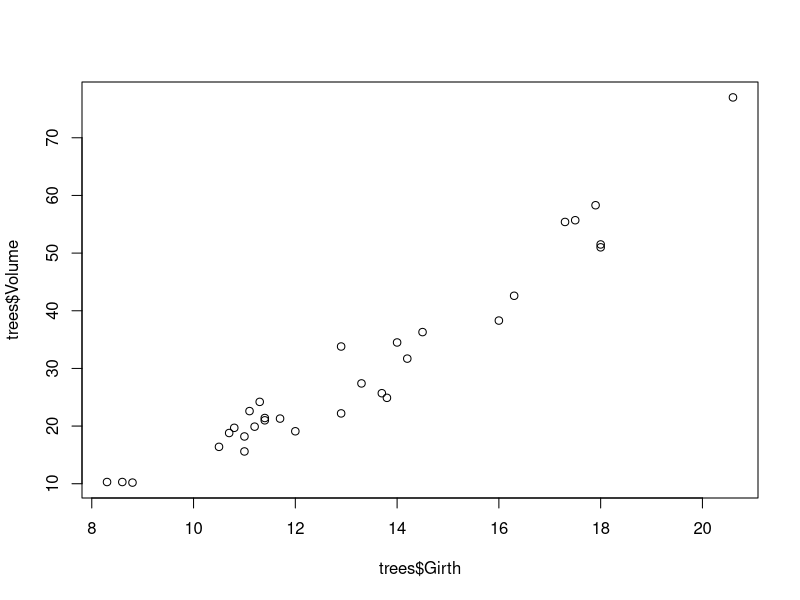
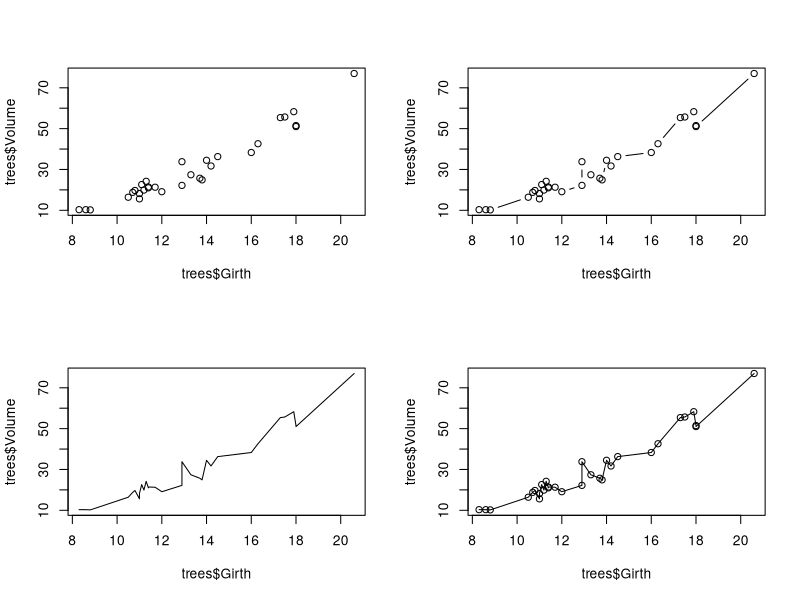
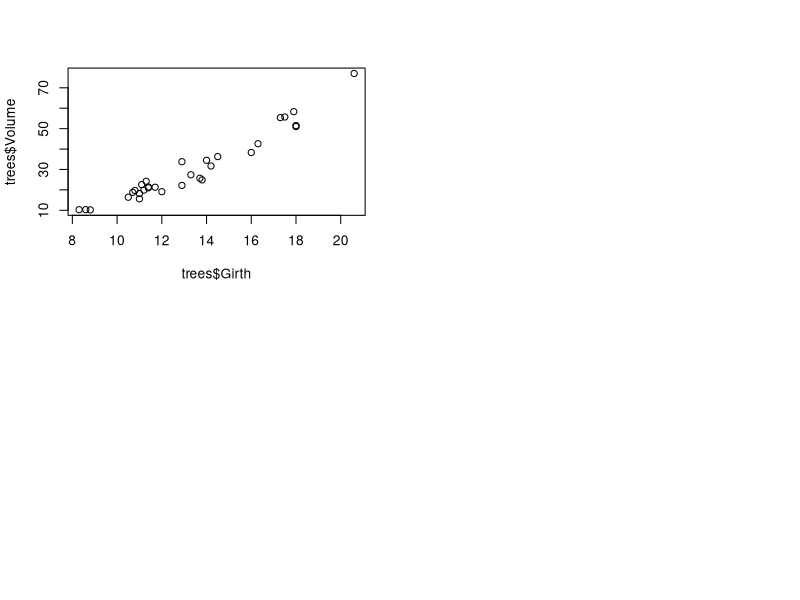
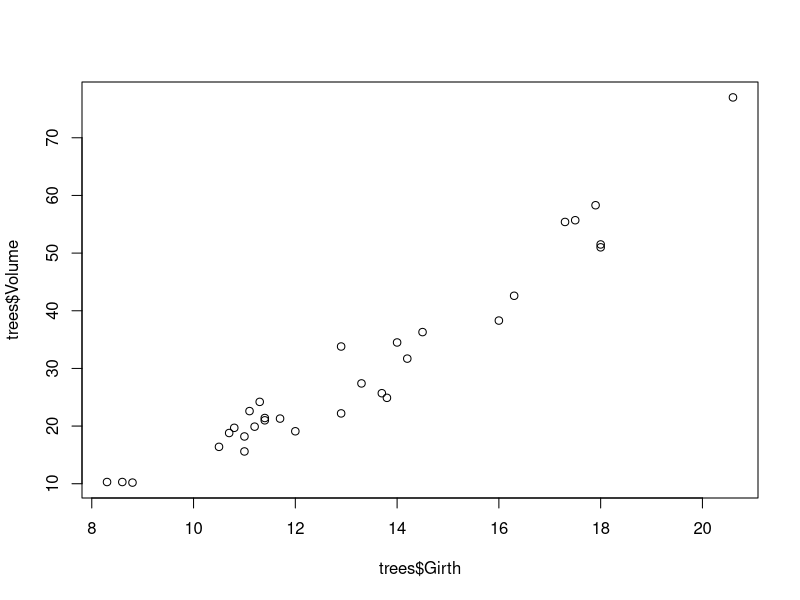
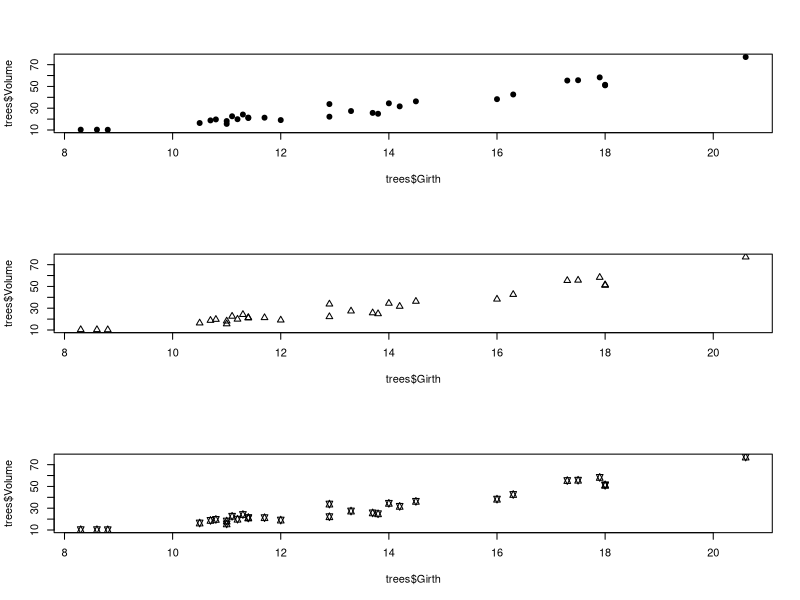
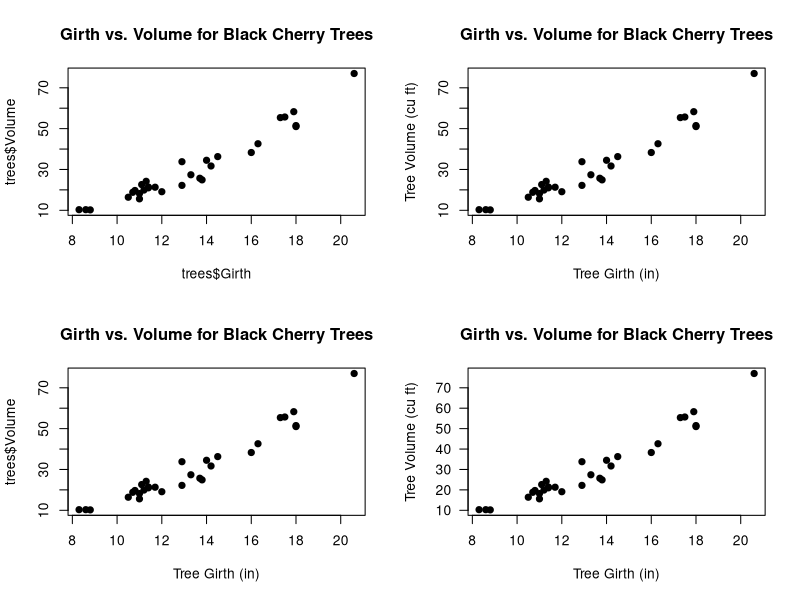
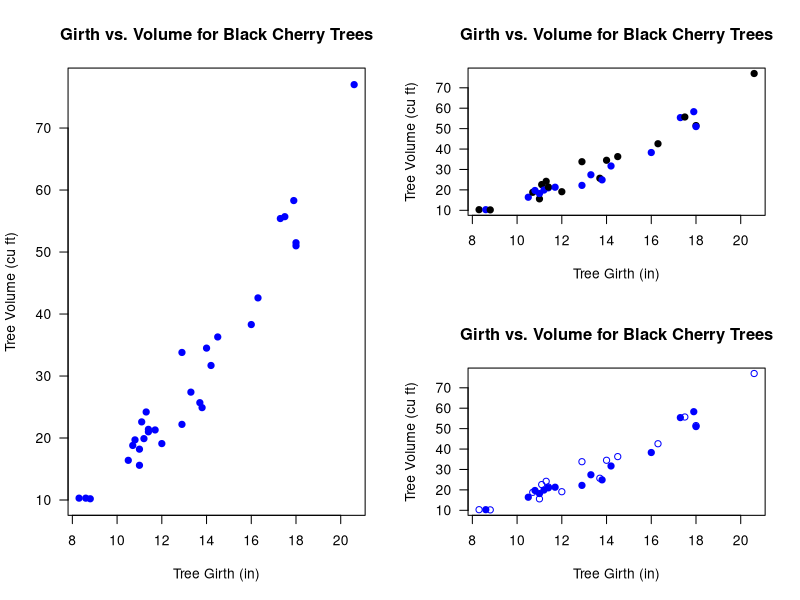
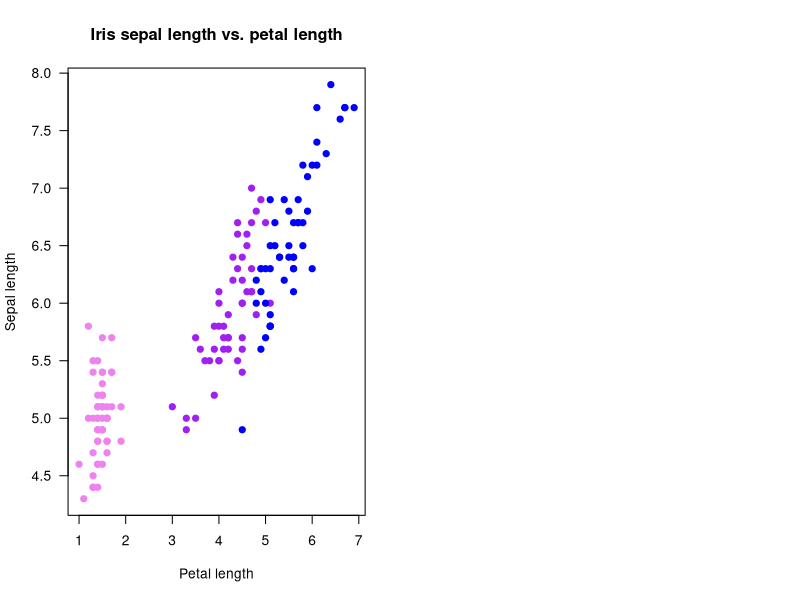

Reproduce these figures in R, in order.

##################################################
####                                          ####  
####  R Bootcamp #1, Module 3                 ####
####                                          #### 
####   University of Nevada, Reno             ####
####                                          #### 
##################################################

## NOTE: this module borrows heavily from an R short-course developed by a team at Colorado State University. 
   # Thanks to Perry Williams for allowing us to use these materials!!
   # Thanks to John Tipton at CSU for developing much of this module (plotting in R)!

############################################
####  Data visualization and statistics ####
############################################


# ?trees      # description of built in dataset  (uncomment to run)

dim(trees)   # Show the dimension of the trees dataframe                                              

str(trees)   # Show the structure of the trees dataframe

head(trees)   # Show the first few observations of the trees dataframe


# Access the columns 
trees$Girth     
trees$Volume


plot(x=trees$Girth, y=trees$Volume)    # use R's built-in "trees" dataset: ?trees


?par

par()   # view the default graphical parameters (can be kind of overwhelming!)


# Use "layout" to define a 2 row x 2 column matrix with elements 1, 2, 3, and 4.
# This divides the image into four sections and then fills these with the plot function
layout(matrix(1:4, nrow=2, ncol=2))

# layout.show(n=4)   # uncomment to run

plot(x=trees$Girth, y=trees$Volume)             # points
plot(x=trees$Girth, y=trees$Volume, type="l")   # lines
plot(x=trees$Girth, y=trees$Volume, type="b")   # both
plot(x=trees$Girth, y=trees$Volume, type="o")   # both with conected lines


plot(x=trees$Girth, y=trees$Volume)             ## The plot is still in 4 parts

graphics.off()                                  ## now the plot is reset!

# layout(1)   # (alternative way to reset back to a single plot)

plot(x=trees$Girth, y=trees$Volume)             ## The plot is still in 4 parts



# Use layout to define a 3 row x 1 column matrix with elements 1, 2, and 3.
# This divides the image into three sections and then fills these with the plot function
layout(matrix(1:3, nrow=3, ncol=1))

# pch: 'plotting character' changes the type of point that is used (default is an open circle)!
plot(x=trees$Girth, y=trees$Volume, pch=19)     # filled point
plot(x=trees$Girth, y=trees$Volume, pch=2)      # open triangle
plot(x=trees$Girth, y=trees$Volume, pch=11)     # star


layout(matrix(1:4, 2, 2))
# main: adds a title
plot(x=trees$Girth, y=trees$Volume, pch=19, 
     main="Girth vs. Volume for Black Cherry Trees")

# xlab: adds an x axis label
plot(x=trees$Girth, y=trees$Volume, pch=19, 
     main="Girth vs. Volume for Black Cherry Trees", 
     xlab="Tree Girth (in)")

# ylab: adds a y axis label
plot(x=trees$Girth, y=trees$Volume, pch=19, 
     main="Girth vs. Volume for Black Cherry Trees", 
     xlab="Tree Girth (in)", ylab="Tree Volume (cu ft)")

# las: rotates axis labels; las=1 makes them all parallel to reading direction
plot(x=trees$Girth, y=trees$Volume, pch=19, 
     main="Girth vs. Volume for Black Cherry Trees", 
     xlab="Tree Girth (in)", ylab="Tree Volume (cu ft)", 
     las=1)


# Use layout to define a 2 row x 2 column matrix with elements 1, 1, 2, and 3.
# This divides the image into four sections but fills the first two sections
# with the first plot and then fills these next two sections with the final two plots
layout(matrix(c(1, 1, 2, 3), nrow=2, ncol=2))
# layout.show(3)

# col: select a color for the plotting characters
plot(x=trees$Girth, y=trees$Volume, pch=19, 
     main="Girth vs. Volume for Black Cherry Trees",
     xlab="Tree Girth (in)", ylab="Tree Volume (cu ft)",
     las=1, col="blue")

# We can use the c() function to make a vector and have several colors, plotting characters, etc. per plot.
# We start with alternating colors for each point
plot(x=trees$Girth, y=trees$Volume, pch=19, 
     main="Girth vs. Volume for Black Cherry Trees",
     xlab="Tree Girth (in)", ylab="Tree Volume (cu ft)", 
     las=1, col=c("black", "blue"))

# And we can also alternate the plotting symbol at each point.
plot(x=trees$Girth, y=trees$Volume, pch=c(1,19), 
     main="Girth vs. Volume for Black Cherry Trees", 
     xlab="Tree Girth (in)", ylab="Tree Volume (cu ft)", 
     las=1, col="blue")


?iris
head(iris)     # display first few rows of data
dim(iris)      # dimensionality of the data
str(iris)      # details of the data structure


plot.colors <- c("violet", "purple", "blue")   # define the colors for representing species ID


names(plot.colors) <- levels(iris$Species)   # the "levels()" function returns all unique labels for any "factor" variable    
plot.colors


# generate a vector of colors for our plot (one color for each observation)

indices <- match(iris$Species,names(plot.colors))   # the "match()" function goes through each element of the first vector and finds the matching index in the second vector         
color.vector <- plot.colors[indices]



plot(x=iris$Petal.Length, y=iris$Sepal.Length, pch=19, col=color.vector, 
     main="Iris sepal length vs. petal length", xlab="Petal length", 
     ylab="Sepal length", las=1)

########
# experiment with legends

# ?legend

layout(matrix(1:3, nrow=1, ncol=3))

# Plot
plot(x=iris$Petal.Length, y=iris$Sepal.Length, pch=19, col=color.vector, 
     main="Iris sepal length vs. petal length", xlab="Petal length", 
     ylab="Sepal length", las=1)

# First legend
legend("topleft", pch=19, col=plot.colors, legend=unique(iris$Species))

# Second plot
plot(x=iris$Petal.Length, y=iris$Sepal.Length, pch=19, col=color.vector,
     main="Iris sepal length vs. petal length", 
     xlab="Petal length", ylab="Sepal length", las=1)

# Second legend
# The bty="n" argument suppresses the border around the legend. (A personal preference)
legend("topleft", pch=19, col=plot.colors, 
       legend=c("I. setosa", "I. versicolor", "I. virginica"), bty="n")


# Plot Three
plot(x=iris$Petal.Length, y=iris$Sepal.Length, pch=19, col=color.vector, 
     main="Iris sepal length vs. petal length", 
     xlab="Petal length", ylab="Sepal length", las=1)

#Legend tree with Italics
legend("topleft", pch=19, col=plot.colors, 
       legend=c("I. setosa", "I. versicolor", "I. virginica"), 
       bty="n", text.font=3)


## Diplaying gradients (continuous data) using color and size

 # ?mtcars

head(mtcars)


## Plot fuel economy by weight

plot(mpg~wt,  data=mtcars,pch=20,xlab="Vehicle weight (1000 lbs)",ylab="Fuel economy (mpg)")      # note the tilde, which can be read "as a function of" -- i.e., "plot mpg as a function of wt"   
 

## Plot fuel economy by weight and horsepower

hp_rescale <- (mtcars$hp-min(mtcars$hp))/diff(range(mtcars$hp))    # scale from 0 to 1

plot(mpg~wt,  data=mtcars,pch=1,xlab="Vehicle weight (1000 lbs)",ylab="Fuel economy (mpg)",cex=(hp_rescale+0.6)*1.2)   # plot with different sized points

legend("topright",pch=c(1,1),pt.cex=c(0.6,0.6*1.2),legend=paste(range(mtcars$hp),"horsepower"),bty="n")


 

## calculate the mean Sepal Length of for each species
bar.heights <- tapply(iris$Sepal.Length, iris$Species, mean)   #use "tapply()" function, which summarizes a numeric variable by levels of a categorical variable)

# The basic 'barplot()' function
barplot(bar.heights)


CI <- 2 * tapply(iris$Sepal.Length, iris$Species, sd)
lwr <- bar.heights - CI
upr <- bar.heights + CI

# I used the ylim= argument to pass a 2-element numeric vector specifying the y extent of the barplot (y axis lower and upper bounds). I added some extra room on the top to account for error bars.
# Importantly, assign the barplot to an object. I called it 'b' but you can call it whatever you like. (otherwise, it's hard to know what the "X" values of the error bars are!)

b <- barplot(bar.heights, 
             names.arg=c("I. setosa", "I. versicolor", "I. virginica"), 
             las=1, ylim=c(0,8), col=adjustcolor(plot.colors, alpha.f=0.5),
             main="Sepal length for 3 Irises", ylab="Sepal length (cm)")

# Specify where each arrow starts (x0= and y0=) and ends (x1= and y1=)
arrows(x0=b, x1=b, y0=lwr, y1=upr, code=3, angle=90, length=0.1)

# ?arrows


pairs(iris)


# ?ToothGrowth
head(ToothGrowth)


prop <- c(0.18, 0.25, 0.13, 0.05)
asympLCL <- c(0.14, 0.20, 0.11, 0.035)
asympUCL <- c(0.24, 0.33, 0.18, 0.09)


set.seed(13)
n <- 20 # Number of experimental trials
a <- 12
b <- 1.5

rings <- round(runif(n)*50)  # number of bell rings
wings <- round(a + b*rings + rnorm(n, sd=5))       # number of angels who get their wings
offset <- rpois(n, lambda=10)           # measurement error
lwr <- wings - offset                 
upr <- wings + offset


####################
# STATISTICS!
####################

#####
#####  Load Data
#####

sculpin.df <- read.csv("sculpineggs.csv")

head(sculpin.df)


#####
#####  Summary Statistics
#####

mean(sculpin.df$NUMEGGS)      # compute sample mean
median(sculpin.df$NUMEGGS)    # compute sample median

min(sculpin.df$NUMEGGS)       # sample minimum
max(sculpin.df$NUMEGGS)       # sample maximum
range(sculpin.df$NUMEGGS)     # both min and max.

quantile(sculpin.df$NUMEGGS,0.5)            # compute sample median using quantile function
quantile(sculpin.df$NUMEGGS,c(0.25,0.75))   # compute sample quartiles

var(sculpin.df$NUMEGGS)           # sample variance
sd(sculpin.df$NUMEGGS)            # sample standard deviation
sd(sculpin.df$NUMEGGS)^2          # another way to compute variance
var(sculpin.df$NUMEGGS)^0.5       # another way to compute std. dev.

colMeans(sculpin.df)           # column mean of data frame
apply(sculpin.df,2,mean)       # column mean of data frame   # note the use of the "apply()" function. 
apply(sculpin.df,2,median)     # column median of data frame


########
# Or just use the "summary()" function!

summary(sculpin.df) # provides a set of summary statistics for all columns in a data frame. 



###########
# Deal with missing data

newdf <- read.table(file="data_missing.txt", sep="\t", header=T)  # load dataset with missing data

mean(newdf$Export)

mean(newdf$Export,na.rm = TRUE)


#####
#####  Plot data 
#####

hist(sculpin.df$NUMEGGS)

plot(x = sculpin.df$FEMWT,y = sculpin.df$NUMEGGS)


#####
#####  Linear Regression  
#####

m1 <- lm(NUMEGGS ~ FEMWT, data=sculpin.df)      # fit linear regression model

m1                                      # view estimates of intercept and slope 
summary(m1)                             # view summary of fit
summary(m1)$r.squared                   # extract R-squared
confint(m1)                             # confidence intervals for intercept and slope
AIC(m1)                                 # report AIC (Akaike's Information Criterion, used to perform model selection) 

plot(x = sculpin.df$FEMWT,y = sculpin.df$NUMEGGS)    # plot data
abline(m1)                                           # plot line of best fit

########
# Use the "predict()" function!

FEMWT.pred <- data.frame(FEMWT = 30)                   # create new data frame to predict number of eggs at FEMWT of 30
predict(m1,newdata=FEMWT.pred)                         # make prediction
predict(m1,newdata=FEMWT.pred,interval="confidence")   # make prediction and get confidence interval
predict(m1,newdata=FEMWT.pred,interval="prediction")   # make prediction and get prediction interval



##########
#  Explore the use of the "I()" syntax to interpret mathematical expressions literally (as is) within formulas. 

mod_noI <- lm(NUMEGGS ~ FEMWT^2, data=sculpin.df)                  # fit linear regression model. But the "^2" doesn't seem to do anything here? What happened?
summary(mod_noI)

mod_withI <- lm(NUMEGGS ~ I(FEMWT^2), data=sculpin.df)                  # fit linear regression model
summary(mod_withI)


##################################
####  Model selection example ####
##################################

## Try to work through these examples and make sure you understand them before moving on to the challenge exercises.

m1 <- lm(NUMEGGS ~ FEMWT, data=sculpin.df)                  # fit linear regression model
summary(m1)

m2 <- lm(NUMEGGS ~ 1, data=sculpin.df)                      # fit linear regression with intercept only (mean model)
summary(m2)

m3 <- lm(NUMEGGS ~ I(FEMWT^0.5), data=sculpin.df)           # fit linear regression with intercept and sqrt of FEMWT term
summary(m3)


plot(NUMEGGS ~ FEMWT,data=sculpin.df)                      # plot data
abline(m1,col="black")                                     # plot line of best fit
abline(m2,col="red")                                       # plot intercept only model

#########
#  Here's a flexible method for drawing any arbitrary non-linear relationship!
FEMWT.pred <- data.frame(FEMWT = seq(10,45,by=0.1))        # create new data frame to predict number of eggs from FEMWT of 10 to 45 by increments of 0.1
NUMEGGS.pred <- predict(m3,newdata=FEMWT.pred)             # make prediction using "predict()" function
lines(FEMWT.pred$FEMWT,NUMEGGS.pred,col="green")  # plot sqrt model (note the use of the "lines()" function to draw a line!)

########
# Perform model selection!


#Compare models using AIC
AIC(m1)
AIC(m2)
AIC(m3)

#Compare models using R-squared
summary(m1)$r.squared 
summary(m2)$r.squared 
summary(m3)$r.squared 

#########
#  And finally, here's how you can draw a confidence interval or prediction interval around a regression relationship!

plot(NUMEGGS ~ FEMWT,data=sculpin.df)                      # plot data
NUMEGGS.confint <- predict(m3,newdata=FEMWT.pred,interval="prediction")             # use "predict()" function to compute the prediction interval!
points(FEMWT.pred$FEMWT,NUMEGGS.confint[,"fit"],col="green",typ="l",lwd=2)  # plot fitted sqrt model
points(FEMWT.pred$FEMWT,NUMEGGS.confint[,"lwr"],col="green",typ="l",lty=2)  # plot fitted sqrt model
points(FEMWT.pred$FEMWT,NUMEGGS.confint[,"upr"],col="green",typ="l",lty=2)  # plot fitted sqrt model



layout(matrix(1:2, 1, 2))

## y-axis is in counts by default (total observations in each "bin")
hist(iris$Sepal.Length, main="Histogram of Sepal Length",
     xlab = "Sepal Length")

## change y-axis to proportions of the entire dataset using freq=FALSE
hist(iris$Sepal.Length, freq=FALSE, main="Histogram of Sepal Length", 
     xlab = "Sepal Length")
## Add a density estimator

lines(density(iris$Sepal.Length))   # add a line to the histogram to approximate the probability density of the data distribution
curve(dnorm(x,mean(iris$Sepal.Length),sd(iris$Sepal.Length)),add=T,col="red",lty=3)   # add a normal distribution

